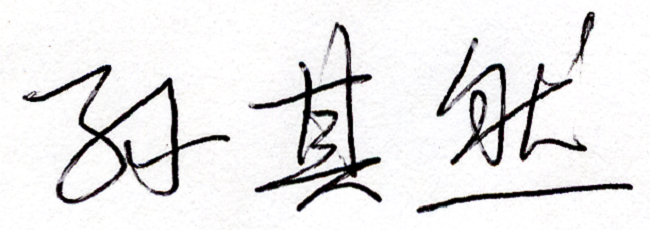
#> input picture Train_Test/ch_15_013.PNG, 650 x 230 px
$ python demo.py
#> lines starting #> are read from the running program, lines starting #| are printed output that depends on the picture
import os
import numpy as np
import cv2
from matplotlib import pyplot as plt
import scipy.io as sio
import sys
import numpy as np
import platform
import statistics
import time

input1 = "ch_15_013.PNG"
input2 = "ch_17_013.PNG"

def apply_FAST(source):
    #here fast is only used for detecting the keypoints but later on BRIEF will be used for the
#> called with source = 'ch_15_013.PNG'
    img = cv2.imread(source,0)
#> img: shape (230, 650); min 0, max 255, mean 230.6
    # find the keypoints and descriptors with SIFT
    #kp1, des1 = orb.detectAndCompute(img1,None)
    #kp2, des2 = orb.detectAndCompute(img2,None)

    # Initiate FAST extractor
    fast = cv2.FastFeatureDetector_create()
    kp = fast.detect(img,None)
#> kp = 1018 keypoints; strongest (x, y, size): (478, 96, 7), (497, 129, 7), (93, 136, 7), (571, 80, 7)

    # Initiate BRIEF extractor
    brief = cv2.xfeatures2d.BriefDescriptorExtractor_create()
    kp1, des1 = brief.compute(img, kp)
#> kp1 = 930 keypoints; strongest (x, y, size): (478, 96, 7), (497, 129, 7), (93, 136, 7), (571, 80, 7)
    print(len(kp1))
#| 930
    return kp1, des1


t = time.time()
k1, d1 = apply_FAST(input1)
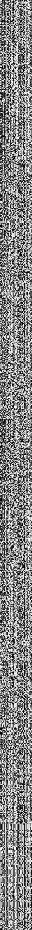
#> d1: shape (930, 32); min 0, max 255, mean 132.2
#> k1 has the same summary as kp1 in apply_FAST
elapsed = time.time() - t
print("Time elapsed : " + str(elapsed))


$ run again, with Train_Test/001_01.PNG copied over Train_Test/ch_15_013.PNG
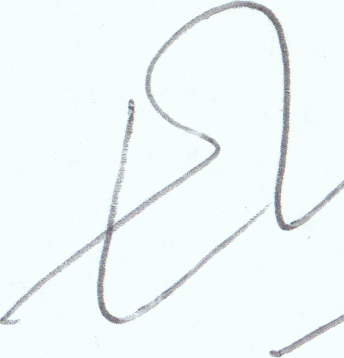
#> input picture Train_Test/001_01.PNG, 344 x 358 px
#> kp = 831 keypoints; strongest (x, y, size): (130, 100, 7), (270, 351, 7), (288, 223, 7), (214, 147, 7)
#> kp1 = 653 keypoints; strongest (x, y, size): (130, 100, 7), (288, 223, 7), (214, 147, 7), (219, 148, 7)
#| 653
#> `k1, d1 = apply_FAST(input1)`:
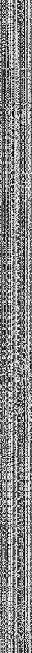
#> d1: shape (653, 32); min 0, max 255, mean 133.8
#> k1 has the same summary as kp1 in apply_FAST

$ run again, with Train_Test/01_017.png copied over Train_Test/ch_15_013.PNG
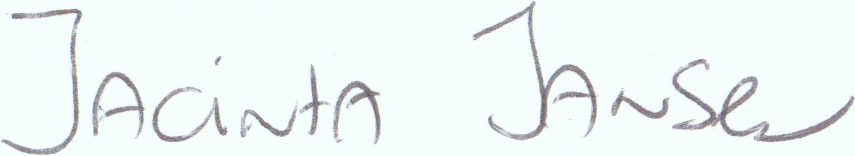
#> input picture Train_Test/01_017.png, 855 x 156 px
#> kp = 1011 keypoints; strongest (x, y, size): (224, 134, 7), (13, 16, 7), (709, 116, 7), (361, 91, 7)
#> kp1 = 706 keypoints; strongest (x, y, size): (709, 116, 7), (361, 91, 7), (219, 57, 7), (613, 114, 7)
#| 706
#> `k1, d1 = apply_FAST(input1)`:
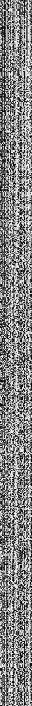
#> d1: shape (706, 32); min 0, max 255, mean 130.9
#> k1 has the same summary as kp1 in apply_FAST

$ run again, with Train_Test/13_035.PNG copied over Train_Test/ch_15_013.PNG
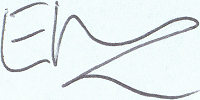
#> input picture Train_Test/13_035.PNG, 200 x 100 px
#> kp = 253 keypoints; strongest (x, y, size): (12, 41, 7), (43, 30, 7), (5, 9, 7), (55, 65, 7)
#> kp1 = 106 keypoints; strongest (x, y, size): (43, 30, 7), (55, 65, 7), (48, 61, 7), (46, 59, 7)
#| 106
#> `k1, d1 = apply_FAST(input1)`:
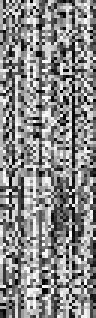
#> d1: shape (106, 32) (shown 3 times larger); min 0, max 255, mean 137.5
#> k1 has the same summary as kp1 in apply_FAST
